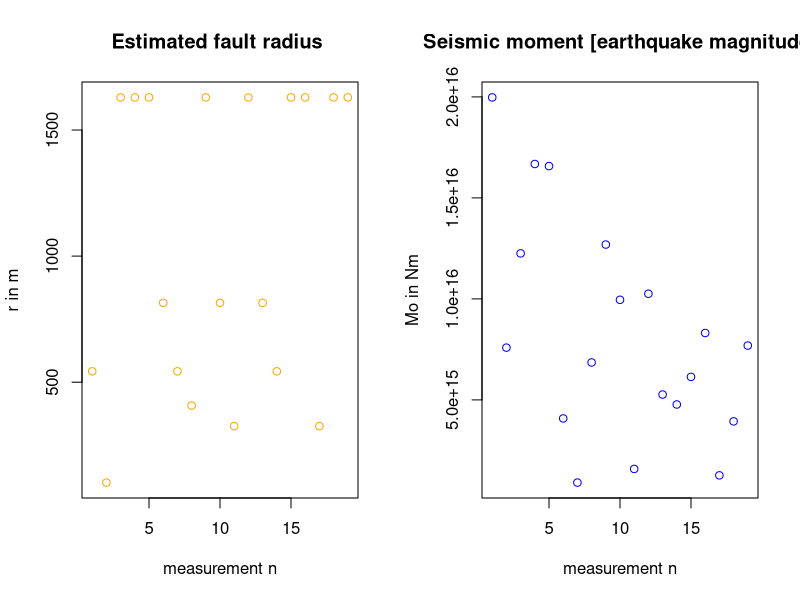

This chart was generated by the following R code:

# Question 1 --------------------------------------------------------------


# Question 2 --------------------------------------------------------------

#25,53 +- 0,1 Ma ; (26600000 +- 100,000)
#29,66 +- 0,2 Ma ; (25530000 +- 200,000)
((100000/26600000) + (200000/25530000))
26600000 - 25530000

d<-("1.07 Ma +- 0.01 Ma")
d

# Question 3 --------------------------------------------------------------


ex3<-read.csv2("ex3_eqscals.csv", header = FALSE, sep ="", col.names=c("X in km)","r in m", "Mo in Nm"))


# 3 a) --------------------------------------------------------------------

is.character(ex3$X.in.km.)
num_x<-as.numeric(ex3$X.in.km.)
num_r<-as.numeric(ex3$r.in.m)
num_Mo<-as.numeric(ex3$Mo.in.Nm)

mean.r<-mean(num_r)
mean.Mo<-mean(num_Mo)


median.r<-median(num_r)
median.Mo<-median(num_Mo)
print(median.r)
print(median.Mo)

sd.r<-sd(num_r)
sd.Mo<-sd(num_Mo)
print(sd.r)
print(sd.Mo)

MAD.r<-mad(num_r)
MAD.Mo<-mad(num_Mo)
print(MAD.r)
print(MAD.Mo)


# 3 b) --------------------------------------------------------------------

x11()
par(mfrow=c(1,2))
plot(ex3$r.in.m, xlab="measurement n", ylab=("r in m"), col = "orange", main="Estimated fault radius ")
plot(ex3$Mo.in.Nm, xlab="measurement n", ylab=("Mo in Nm"), col="blue", main="Seismic moment [earthquake magnitude]")
?plot
